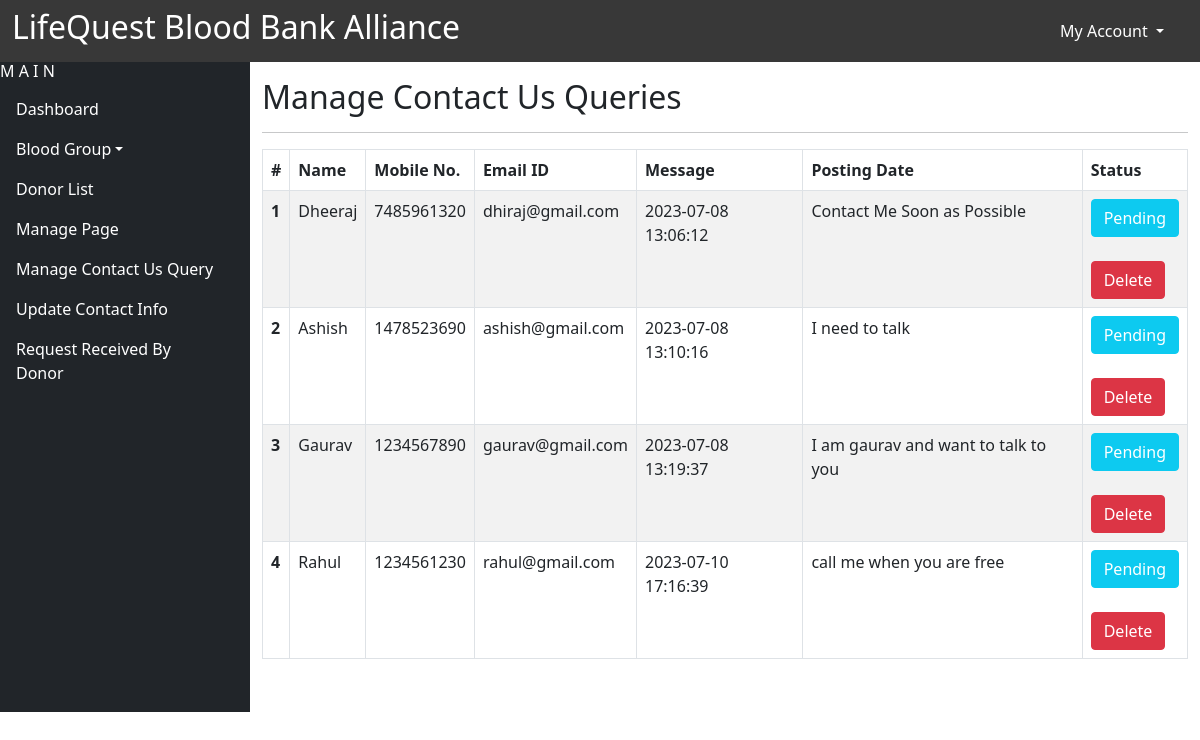
Page /LifeQuestBloodBank/admin/manage-query.php (signed in) on the committed database.
### tables this page shows
CREATE TABLE `thecontactusquery` (
  `ID` int(11) NOT NULL AUTO_INCREMENT,
  `Name` varchar(50) DEFAULT NULL,
  `Email` varchar(50) DEFAULT NULL,
  `ContactNumber` bigint(10) DEFAULT NULL,
  `Message` longtext DEFAULT NULL,
  `PostingDate` timestamp NOT NULL DEFAULT current_timestamp(),
  `status` int(11) DEFAULT NULL,
  PRIMARY KEY (`ID`)
);

### LifeQuestBloodBank/admin/manage-query.php (the view, shortened to what this page needs)
<!doctype html>
<html lang="en" class="no-js">
<head>
	<link href="https://cdn.jsdelivr.net/npm/bootstrap@5.0.2/dist/css/bootstrap.min.css" rel="stylesheet">
</head>
<body>
<?php include('includes/header.php');?>
	<div class="container-fluid">
		<div class="row" >
			<?php include('includes/leftbar.php');?>
			<div class="col" style="margin-top:62px;">
				<h2 class="pt-3">Manage Contact Us Queries</h2>
            	<hr>
				<div class="table-responsive">
				 	<table class="table table-bordered table-hover table-striped">
  					<thead>
    					<tr>
      						<th scope="col">#</th>
      						<th scope="col">Name</th>
      						<th scope="col">Mobile No.</th>
      						<th scope="col">Email ID</th>
							<th scope="col">Message</th>
							<th scope="col">Posting Date</th>
							<th scope="col">Status</th>
    					</tr>
  					</thead>
  					<tbody>
						<?php
					  		$sql = "SELECT * FROM `thecontactusquery`";
         					$result = mysqli_query($conn, $sql);
							$count = 1;
         					while($row = mysqli_fetch_assoc($result))
							{
								$fname = $row['Name'];
								$mobile = $row['ContactNumber'];
								$email = $row['Email'];
								$msg = $row['Message'];
								$postingdate = $row['PostingDate'];
								$status = $row['status'];
    							 echo '<tr>
									<th> '.$count.'</th>
      					 			<td> '.$fname .'</td>
						 			<td>'.$mobile .'</td>
      					 			<td>'. $email.'</td>
      					 			<td>'. $postingdate .'</td>
									<td>'. $msg .'</td>';
									if($status == 1)
									{
										echo '<td>Read
												<br><br>
											<button  class="btn btn-danger">';?>
												<a style="color:white; text-decoration:none;" href="manage-query.php?del=<?php echo  $row['ID']; ?>" onclick="return del()">
													Delete
												</a>
											</button>
										</td>
											<?php
									}
									else
									{
										echo '<td><button  class="btn btn-info">'; ?>
											<a style="color:white; text-decoration:none;" href="manage-query.php?read=<?php echo  $row['ID']; ?>" onclick="return read();">
												Pending
											</a>
												</button>
												<br><br>
										<button  class="btn btn-danger">
											<a style="color:white; text-decoration:none;" href="manage-query.php?del=<?php echo  $row['ID']; ?>" onclick="return del();">
												Delete
											</a>
										</button>
										</td>
										<?php
									}
									echo '</tr>';
								$count++;
							}
						?>
  					</tbody>
					</table>
				</div>
			</div>
		</div>
	</div>
</body>
</html>

### rows in the picture
thecontactusquery: Name "Dheeraj", ContactNumber "7485961320", Email "dhiraj@gmail.com", PostingDate "2023-07-08 13:06:12", Message "Contact Me Soon as Possible"
thecontactusquery: Name "Ashish", ContactNumber "1478523690", Email "ashish@gmail.com", PostingDate "2023-07-08 13:10:16", Message "I need to talk"
thecontactusquery: Name "Gaurav", ContactNumber "1234567890", Email "gaurav@gmail.com", PostingDate "2023-07-08 13:19:37", Message "I am gaurav and want to talk to you"
thecontactusquery: Name "Rahul", ContactNumber "1234561230", Email "rahul@gmail.com", PostingDate "2023-07-10 17:16:39", Message "call me when you are free"
